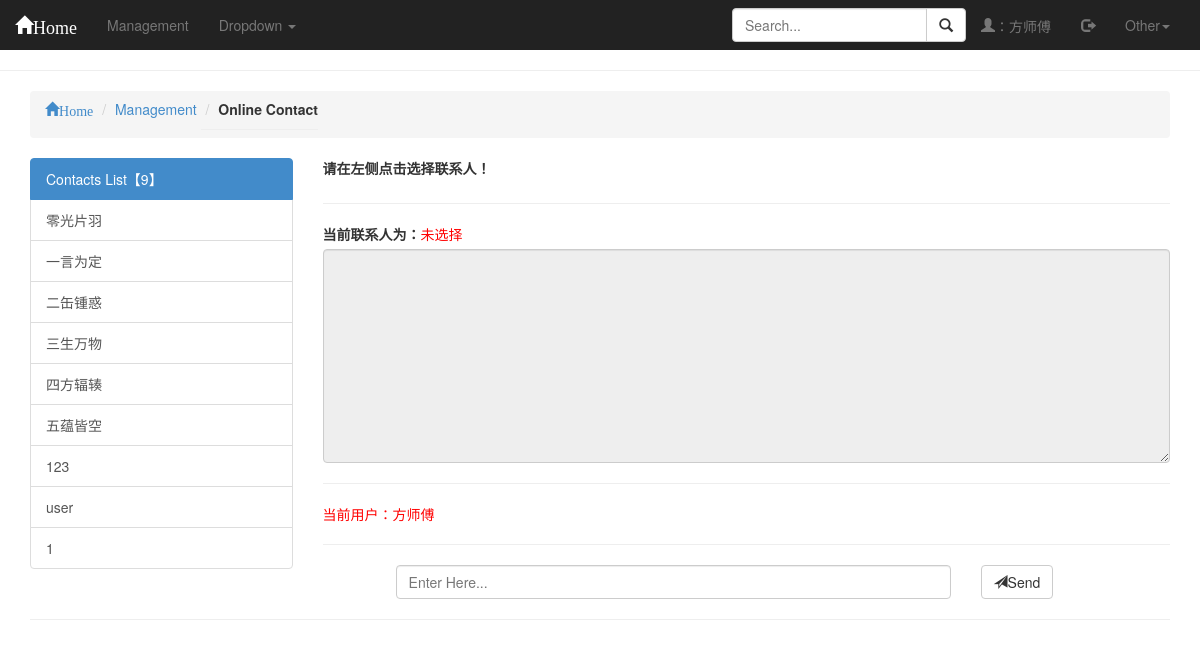
The page /?operate=infoCheck&checkType=contact (signed in) on the database its author committed.
### tables this page shows
CREATE TABLE `staffinfo` (
  `id` int(11) NOT NULL AUTO_INCREMENT,
  `password` varchar(64) NOT NULL,
  `staffName` varchar(64) NOT NULL,
  `staffSex` int(10) NOT NULL,
  `staffDepartment` varchar(20) NOT NULL,
  `staffTelephone` varchar(25) NOT NULL,
  `staffEmail` varchar(50) NOT NULL,
  `staffAddress` varchar(100) NOT NULL,
  `staffBirthday` date NOT NULL,
  `Authorization` varchar(10) NOT NULL,
  `staffOffice` varchar(100) NOT NULL,
  `created_at` date NOT NULL,
  `updated_at` date NOT NULL,
  `staffFlag` int(10) DEFAULT NULL,
  `remember_token` int(100) NOT NULL,
  PRIMARY KEY (`id`),
  UNIQUE KEY `staffName` (`staffName`)
);

### controller/infoCheck.con.php (called while the page is built, shortened)
<?php
	require_once("model/DBProcessor.class.php");
	isset($_GET["checkType"]) ? $checkType = $_GET["checkType"]:$checkType = "";
	$table="staffinfo";
	$turnTo="staffRecords";
	switch ($checkType) {
		case 'contact':$table="staffinfo";$turnTo=$checkType;break;
	}
	$registerSubmit = new DBProcessor();
	$result = $registerSubmit->getAllRecords("$table");
	require_once('view/'.$turnTo.'.php');
?>

### model/DBProcessor.class.php (called while the page is built, shortened)
<?php
	class DBProcessor{
		protected $connection;
		public function __construct($servername='localhost',$username='root',$password='root',$DB='erp'){
			$this->connection = mysqli_connect($servername,$username,$password);
			mysqli_select_db($this->connection,$DB) or die("Failed to select database!".mysqli_error());
 			$this->connection->set_charset("utf8");
		}
		public function getAllRecords($table){
			$this->sql = "select * from $table";
			$result =mysqli_query($this->connection,$this->sql);
			while($Record = mysqli_fetch_array($result)){
				$allRecord[] = $Record;
			 }
			return $allRecord;
		}
	}
?>

### view/contact.php (the view, shortened to what this page needs)
<?php
	require("mainframe.inc.php");
	$userName = $_SESSION['username'];
?>
	<hr>
	<div class="container">
		<ol class="breadcrumb">
			<li><a href="/"><span class="glyphicon glyphicon-home">Home</span></a></li>
			<li><a href="/">Management</a></li>
			<li class="sub-header"><strong>Online Contact</strong></li>
		</ol>
		<div class="row">
			<div class="col-xs-6 col-sm-3 sidebar-offcanvas" id="sidebar" role="navigation">
				<div class="list-group">
					<a  class="list-group-item active">Contacts List【<?php echo count($result)-2;?>】</a>
					<?php
						foreach ($result as $value) {
							if($value["staffName"]!=$_SESSION['username']&&$value["staffName"]!='admin')
							echo '<a  class="list-group-item" value="1" onclick="showCurrentContact(this)">'.$value["staffName"].'</a>';
						}
					?>
				</div>
			</div>
			<div class="col-xs-12 col-sm-9">
				<label>请在左侧点击选择联系人！</label>
				<hr>
				<label>当前联系人为：</label><font color="red"><span id="currentContact">未选择</span></font>
				<textarea class="form-control" rows="10" readOnly="true" id="myContents"></textarea>
				<hr>
				<font color="red">当前用户：<span id="userName" class=><?php echo $userName;?></span></font>
				<hr>
				<div class="row">
					<div class="col-sm-offset-1 col-xs-8">
						<input type="text" class="form-control" id="con" placeholder="Enter Here...">
					</div>
					<div class="col-xs-3">
						<button type="submit" class="btn btn-default" onclick="sendMessage()">
							<span class="glyphicon glyphicon-send"></span>Send
						</button>
					</div>
				</div>
			</div>
		</div>
<hr>
    </div>
  </body>
</html>

### index.php (shortened to what this page needs)
<?php
	if(isset($_GET['action'])){
		$action=$_GET['action']==''?'home':$_GET['action'];
		if(isset($_SESSION['logionState'])&&$action!='home'){
			require_once('view/'.$action.'.php');
		}else if($action=='register'){
			require_once('view/'.$action.'.php');
		}else{
			require_once('view/home.php');
			echo" <script>alert('Please login!')</script>";
		}
	}else if(isset($_SESSION['logionState'])&&isset($_GET['operate'])||isset($_GET['operate'])&&$_GET['operate']=='login'||isset($_GET['operate'])=="register"){
		$operate=$_GET['operate']==''?'null':$_GET['operate'];
		if($operate!='null'){
			require_once('controller/'.$operate.'.con.php');
		}
	}else if(isset($_GET['logout'])){
		if($_GET['logout']=="logout"){
			$user=$_GET['user'];
			$logoutsql="update staffinfo set loginStatus=0 where staffName='$user'";
			$logoutCon = mysqli_connect('localhost','root','root','erp');
			if (!$logoutCon){
				die('Could not connect: ' . mysqli_error($logoutCon));
			}
			mysqli_select_db($logoutCon,"erp");
			$logoutCon->set_charset("utf8");
			$result = mysqli_query($logoutCon,$logoutsql);
			mysqli_close($logoutCon);
			session_destroy();
		    echo "<script> parent.location.href='/';</script>";
		}
	}
?>

### view/mainframe.inc.php (shortened to what this page needs)
<!DOCTYPE html>
<html lang="en">
  <head>
    <link href="/style/bootstrap/css/bootstrap.css" rel="stylesheet">
    <link href="/style/bootstrap/css/mycss/mydashboard.css" rel="stylesheet">
  </head>
  <body>
     <nav class="navbar navbar-inverse navbar-fixed-top" role="navigation">
        <div class="container-fluid">
          <div class="navbar-header">
            <a class="navbar-brand " href="/"><span class="glyphicon glyphicon-home">Home</span></a>
          </div>
          <div id="navbar" class="collapse navbar-collapse">
            <ul class="nav navbar-nav navbar-left">
              <li ><a href="/?action=management" >Management</a></li>
              <li class="dropdown">
                <a href="#" class="dropdown-toggle" data-toggle="dropdown">Dropdown <span class="caret"></span></a>
              </li>
            </ul>
            <ul class="nav navbar-nav navbar-right">
              <?php
                if(isset($_SESSION['logionState'])){
                  echo'<li><a href="#"><span class="glyphicon glyphicon-user">：'.$_SESSION['username'].'</span></a></li>';
                  echo'<li><a href="/?logout=logout&user='.$_SESSION['username'].'" title="log-out"><span class="glyphicon glyphicon-log-out"></span></a></li>';
                }else{
                  echo '<li><a href="/?action=register">SignUp</a></li>';
                }
              ?>
              <li class="dropdown">
                <a href="#" class="dropdown-toggle" data-toggle="dropdown">Other<span class="caret"></span></a>
              </li>
            </ul>
            <form class="navbar-form navbar-right">
              <div class="input-group">
                <input type="text" class="form-control" placeholder="Search...">
                <span class="input-group-btn">
                  <button class="btn btn-default" type="button" >
                    <span class="glyphicon glyphicon-search"></span>
                  </button>
                </span>
              </div>
            </form>
          </div>
        </div>
      </nav>

### rows shown on the page
staffinfo: staffName "零光片羽"
staffinfo: staffName "一言为定"
staffinfo: staffName "二缶锺惑"
staffinfo: staffName "三生万物"
staffinfo: staffName "四方辐辏"
staffinfo: staffName "五蕴皆空"
staffinfo: staffName "123"
staffinfo: staffName "user"
staffinfo: staffName "1"

### other values the page prints
$_SESSION['username'] "方师傅"
count($result)-2 "9"
$userName "方师傅"
